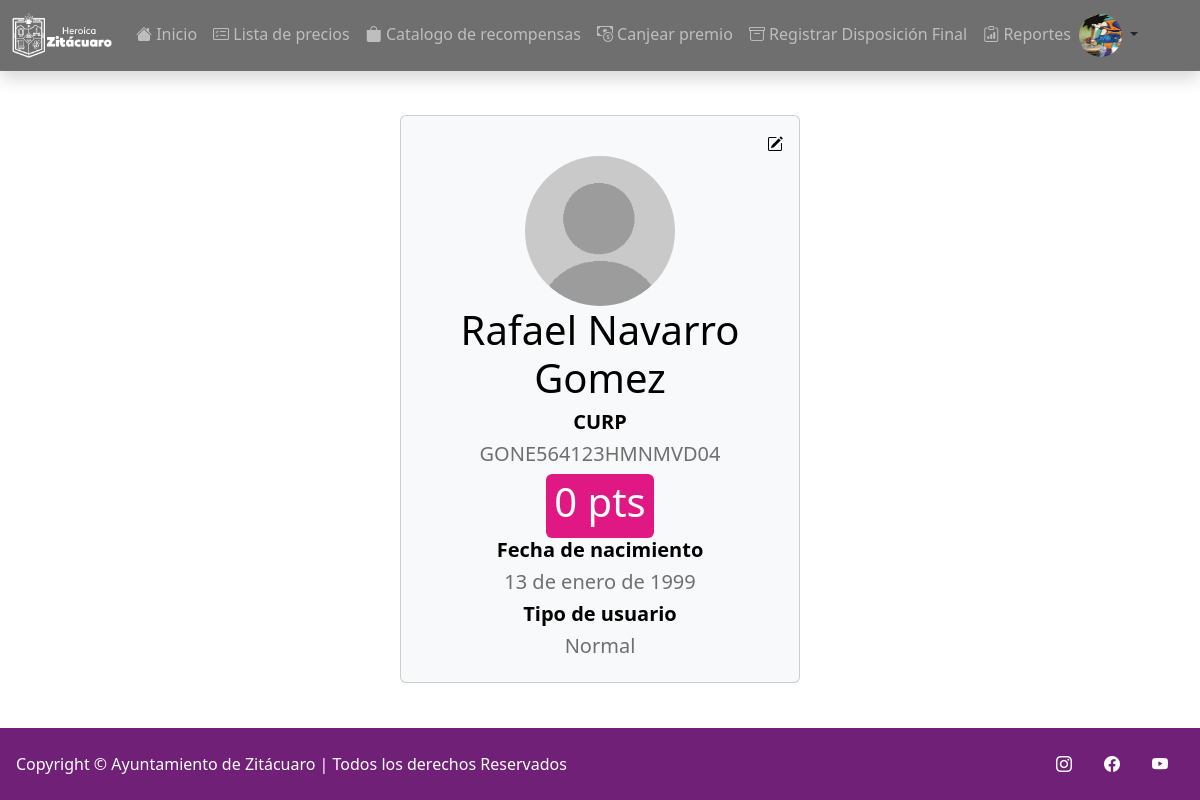
Page /usuarios/detalle/6 (signed in) on the earlier database version.
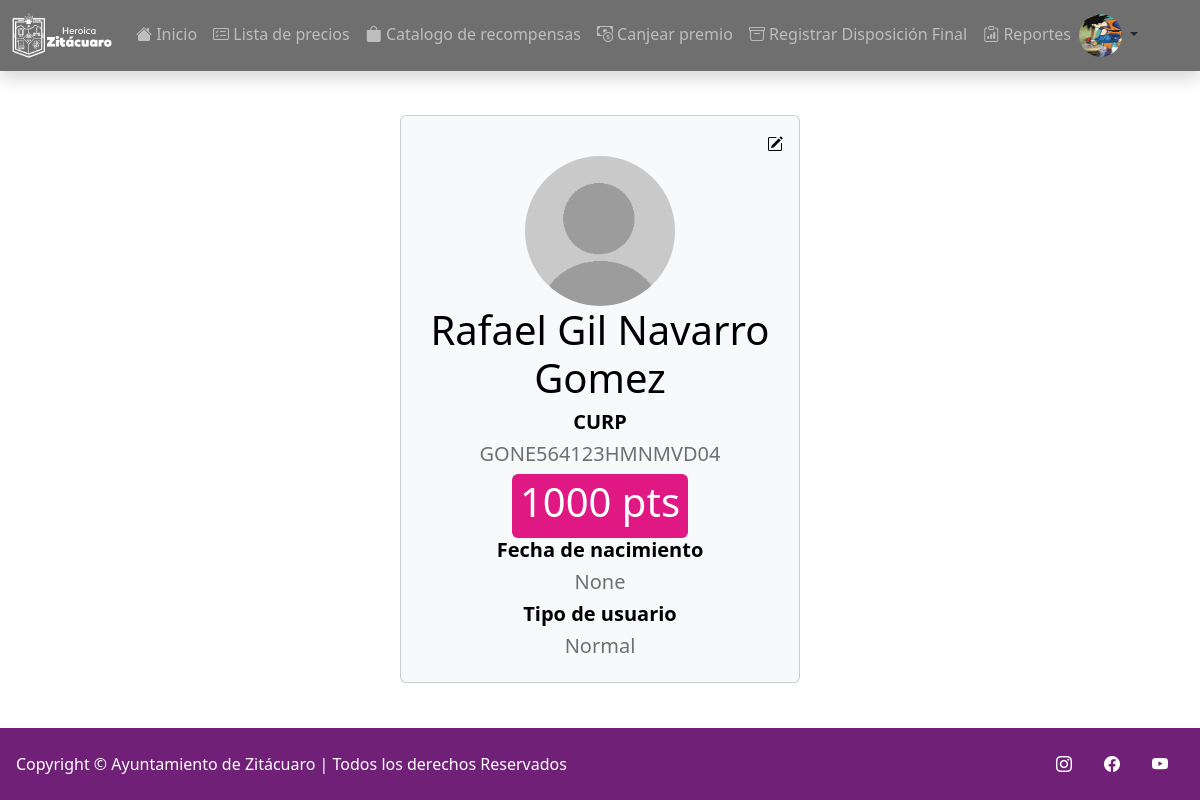
Same page on the later database version.
### reciclaje/models.py (models this page shows)
class User(AbstractUser):
    username = None
    Normal = 'Normal'
    ter_edad = 'Tercera Edad'
    Embarazadas = 'Embarazadas'
    Tipos =[
        (Normal, 'Normal'),
        (ter_edad, 'Tercera Edad'),
        (Embarazadas, 'Embarazadas')
    ]
    CURP = models.CharField(unique=True,  max_length = 18)
    fechaNacimiento = models.DateField(null = True, blank = True)
    puntos = models.IntegerField(blank = True, null = True, default=0)
    pic = models.ImageField(default='unknown.jpg')
    tipo = models.CharField(choices=Tipos, default=Normal, max_length=12)
    REQUIRED_FIELDS = []
    USERNAME_FIELD = 'CURP'
    class Meta:
        permissions = (("admin", "Funciones admin"),("recolector", "Funciones recolector"),("canjeador", "Funciones canjeador"))

### reciclaje/views.py (the view)
# urls.py: path('usuarios/detalle/<str:pk>', UsuarioDetalle.as_view(template_name="reciclaje/UsuarioDetail.html"), name='detallesUsuario'),
class UsuarioDetalle(PermissionRequiredMixin, DetailView):
    model = User
    def has_permission(self):
        users = self.request.user
        return users.has_perm('reciclaje.recolector') or users.has_perm('reciclaje.canjeador')

### reciclaje/templates/reciclaje/UsuarioDetail.html (shortened to what this page needs)
{% extends 'reciclaje/base.html' %}
{% block content %}
{% load static %}
<div class="d-flex container-xl" style="justify-content: center;">
    <div class="card text-bg-light mb-4" style="max-width: 25rem; margin-top: 20px;">
      <div class="m-3" style="text-align: center;">
          <a class="dropdown-item text-end" href="{% url 'perfil' %}"><i class="bi bi-pencil-square"></i></a>
          <img src="{% static 'reciclaje/img/'%}{{object.pic}}" alt="Fotot de perfil" class="rounded-circle p-0" style="width: 150px; height: 150px;">
          <h1>{{object.first_name}} {{object.last_name}}</h1>
          <h5><b>CURP</b></h5>
          <h5 style="color: #6F6F6F;">{{object.CURP}}</h5>
          <span class="badge" style="background-color: #E01883;"><h1 style="color: white;">{{object.puntos}} pts</h1></span>
          <h5><b>Fecha de nacimiento</b></h5>
          <h5 style="color: #6F6F6F;">{{object.fechaNacimiento}}</h5>
          <h5><b>Tipo de usuario</b></h5>
          <h5 style="color: #6F6F6F;">{{object.tipo}}</h5>
      </div>
    </div>
</div>
{% endblock content %}

### reciclaje/templates/reciclaje/base.html (shortened to what this page needs)
{% load static %}
<!DOCTYPE html>
<html lang="es">
<head>
    <link rel="stylesheet" href='{% static 'reciclaje/css/'%}Styles.css'>
    <link href="https://cdn.jsdelivr.net/npm/bootstrap@5.2.2/dist/css/bootstrap.min.css" rel="stylesheet">
    <link rel="stylesheet" href="https://cdn.jsdelivr.net/npm/bootstrap-icons@1.9.1/font/bootstrap-icons.css">
    <link rel="stylesheet" href="https://cdn.datatables.net/responsive/2.4.0/css/responsive.dataTables.min.css">
    <link rel="stylesheet" type="text/css" href="https://cdn.jsdelivr.net/npm/daterangepicker/daterangepicker.css" />
    <link rel="stylesheet" type="text/css" href="https://cdn.datatables.net/1.13.1/css/jquery.dataTables.css">
    <link rel="stylesheet" type="text/css" href="https://cdn.datatables.net/1.13.1/css/dataTables.bootstrap5.css"/>
    <link rel="stylesheet" type="text/css" href="https://cdn.datatables.net/buttons/2.3.3/css/buttons.bootstrap5.css"/>
</head>
<body>
    <nav class="navbar navbar-dark navbar-expand-md shadow" style="background-color: #6F6F6F; margin-bottom: 24px;">
        <div class="container-fluid">
            <a class="navbar-brand" href="{% url 'homee' %}"><img src="{% static 'reciclaje/img/'%}HZG_SFB.png" alt="logo" width="100" height="45"></a>
            <div class="collapse navbar-collapse" id="navbarTogglerDemo02">
            <ul class="navbar-nav me-auto mb-2 mb-lg-0">
                {% url 'homee' as url %}
                <li class="nav-item ">
                    <a class="nav-link {% if request.path == url %}active{% endif %}" aria-current="page" href="{% url 'homee' %}"><i class="bi bi-house-fill"></i> Inicio </a>
                  </li>
                  {% url 'TablaEquivalencia' as url %}
                  <li class="nav-item">
                    <a class="nav-link {% if request.path == url %}active{% endif %}" href="{% url 'TablaEquivalencia' %}"><i class="bi bi-card-checklist"></i> Lista de precios</a>
                  </li>
                  {% url 'catalogo' as url %}
                  <li class="nav-item">
                    <a class="nav-link {% if request.path == url %}active{% endif %}" href="{% url 'catalogo' %}"><i class="bi bi-bag-fill"></i> Catalogo de recompensas</a>
                  </li>
                  {% if perms.reciclaje.canjeador %}
                  {% url 'canjearPremios' as url %}
                  <li class="nav-item">
                    <a class="nav-link {% if request.path == url %}active{% endif %}" href="{% url 'canjearPremios' %}"><i class="bi bi-cash-coin"></i> Canjear premio</a>
                  </li>
                  {% endif %}
                  {% if perms.reciclaje.recolector %}
                  {% url 'DispoEngtrega' as url %}
                  <li class="nav-item">
                    <a class="nav-link {% if request.path == url %}active{% endif %}" href="{% url 'DispoEngtrega' %}"><i class="bi bi-archive"></i> Registrar Disposición Final</a>
                  </li>
                  {% url 'reportes' as url %}
                  <li class="nav-item">
                    <a class="nav-link {% if request.path == url %}active{% endif %}" href="{% url 'reportes' %}"><i class="bi bi-clipboard-data"></i> Reportes</a>
                  </li>
                  {% endif %}
                  {% if user.is_authenticated%}
                  <div class="dropdown-center">
                    <a href="#" class="d-block link-dark text-decoration-none dropdown-toggle" data-bs-toggle="dropdown" aria-expanded="false">
                      <img src="{% static 'reciclaje/img/'%}{{request.user.pic}}" alt="mdo" width="43" height="43" class="rounded-circle">
                    </a>
                  </div>
                  {% endif %}
            </ul>
          </div>
      </nav>
      <div class="container" >
      {% block content %}(no content){% endblock %}
    </div>
    <footer class="footer" style="margin-top: auto;">
    <div class="row">
        <div class="col-6 d-flex justify-content-between align-items-center">
          <span class="mb-3 mb-md-0" style="color: white;">Copyright © Ayuntamiento de Zitácuaro | Todos los derechos Reservados </span>
        </div>
        <ul class="nav col-6 justify-content-end align-items-center list-unstyled d-flex">
          <a class="nav-link" href="https://www.instagram.com/zitacuaro_ayuntamiento/" style="color: white;"><i class="bi bi-instagram"></i></a>
          <a class="nav-link" href="https://www.facebook.com/ayuntamientozitacuaro/" style="color: white;"><i class="bi bi-facebook"></i></a>
          <a class="nav-link" href="https://www.youtube.com/channel/UC2m9bHbE2dXqnagMYmEag3A  " style="color: white;"><i class="bi bi-youtube"></i></a>
        </ul>
      </footer>
</body>
</html>

### reciclaje/static/reciclaje/css/Styles.css (style rules this page uses)
body { display: flex; flex-direction: column; min-height: 100vh; }
.footer { background-color: #702077; padding: 1rem; }

Differences in the rows shown:
changed User "Navarro Gomez": first_name "Rafael" → "Rafael Gil"; puntos "0" → "1000"; fechaNacimiento "13 de enero de 1999" → "None"
